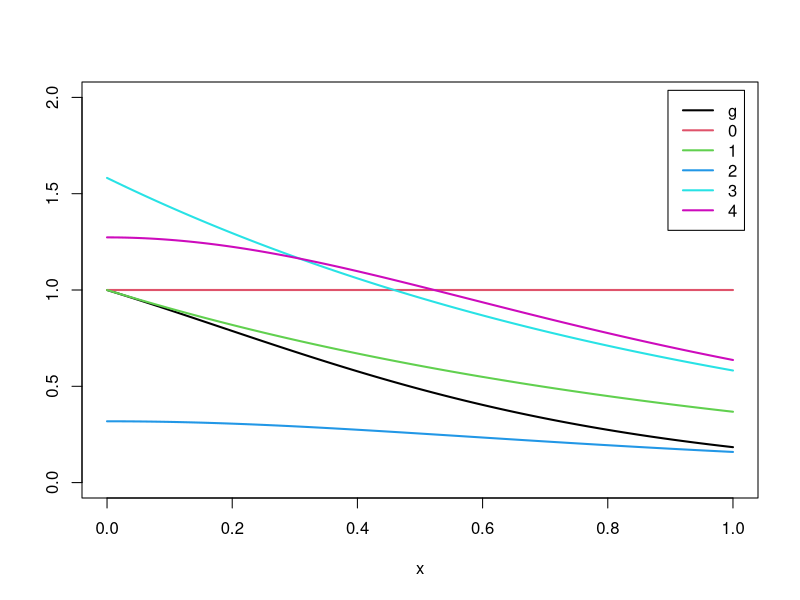
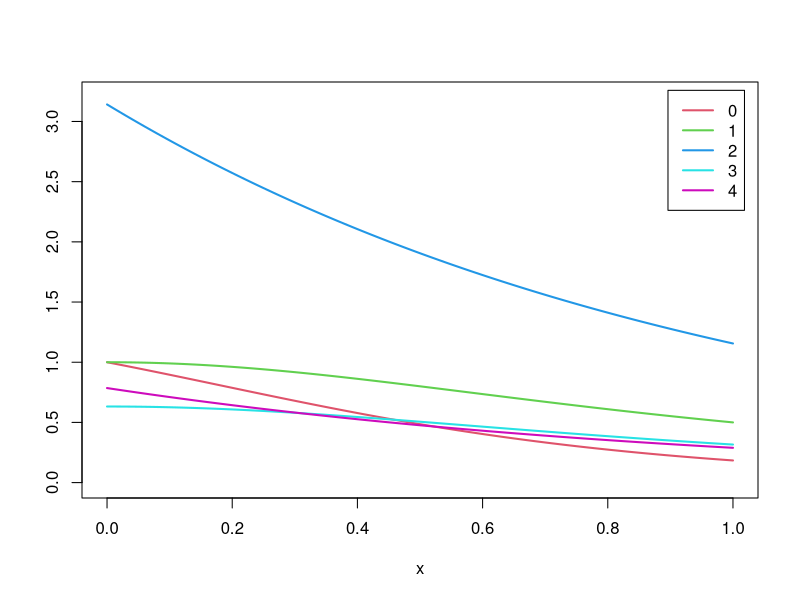

Here is the R script that generated these plots, in order:

### Example 5.10 (Choice of the importance function)
#code for plot is at the end of the file

m <- 10000
theta.hat <- se <- numeric(5)
g <- function(x) {
    exp(-x - log(1+x^2)) * (x > 0) * (x < 1)
}

x <- runif(m)     #using f0
fg <- g(x)
theta.hat[1] <- mean(fg)
se[1] <- sd(fg)

x <- rexp(m, 1)   #using f1
fg <- g(x) / exp(-x)
theta.hat[2] <- mean(fg)
se[2] <- sd(fg)

x <- rcauchy(m)   #using f2
i <- c(which(x > 1), which(x < 0))
x[i] <- 2  #to catch overflow errors in g(x)
fg <- g(x) / dcauchy(x)
theta.hat[3] <- mean(fg)
se[3] <- sd(fg)

u <- runif(m)     #f3, inverse transform method
x <- - log(1 - u * (1 - exp(-1)))
fg <- g(x) / (exp(-x) / (1 - exp(-1)))
theta.hat[4] <- mean(fg)
se[4] <- sd(fg)

u <- runif(m)    #f4, inverse transform method
x <- tan(pi * u / 4)
fg <- g(x) / (4 / ((1 + x^2) * pi))
theta.hat[5] <- mean(fg)
se[5] <- sd(fg)

round(rbind(theta.hat, se),digits=4)


### Example 5.11 (Example 5.10, cont.)

M <- 20   #number of replicates
T2 <- numeric(4)
estimates <- matrix(0, 10, 2)

g <- function(x) {
    exp(-x - log(1+x^2)) * (x > 0) * (x < 1) }

for (i in 1:10) {
    estimates[i, 1] <- mean(g(runif(M)))
    T2[1] <- mean(g(runif(M/4, 0, .25)))
    T2[2] <- mean(g(runif(M/4, .25, .5)))
    T2[3] <- mean(g(runif(M/4, .5, .75)))
    T2[4] <- mean(g(runif(M/4, .75, 1)))
    estimates[i, 2] <- mean(T2)
}

estimates
apply(estimates, 2, mean)
apply(estimates, 2, var)


### Example 5.12 (Examples 5.10-5.11, cont.)

M <- 10000  #number of replicates
k <- 10     #number of strata
r <- M / k  #replicates per stratum
N <- 50     #number of times to repeat the estimation
T2 <- numeric(k)
estimates <- matrix(0, N, 2)

g <- function(x) {
    exp(-x - log(1+x^2)) * (x > 0) * (x < 1)
}

for (i in 1:N) {
    estimates[i, 1] <- mean(g(runif(M)))
    for (j in 1:k)
        T2[j] <- mean(g(runif(M/k, (j-1)/k, j/k)))
    estimates[i, 2] <- mean(T2)
}

apply(estimates, 2, mean)
apply(estimates, 2, var)



### Plot importance functions in Figures 5.1(a) and 5.1.(b)

#par(ask = TRUE) #uncomment to pause between graphs

x <- seq(0, 1, .01)
w <- 2
f1 <- exp(-x)
f2 <- (1 / pi) / (1 + x^2)
f3 <- exp(-x) / (1 - exp(-1))
f4 <- 4 / ((1 + x^2) * pi)
g <- exp(-x) / (1 + x^2)

#for color change lty to col

#figure (a)
plot(x, g, type = "l", main = "", ylab = "",
     ylim = c(0,2), lwd = w, col=1)
lines(x, g/g, col = 2, lwd = w)
lines(x, f1, col = 3, lwd = w)
lines(x, f2, col = 4, lwd = w)
lines(x, f3, col = 5, lwd = w)
lines(x, f4, col = 6, lwd = w)
legend("topright", legend = c("g", 0:4),
       col = 1:6, lwd = w, inset = 0.02)

#figure (b)
plot(x, g, type = "l", main = "", ylab = "",
     ylim = c(0,3.2), lwd = w, col = 2)
lines(x, g/f1, col = 3, lwd = w)
lines(x, g/f2, col = 4, lwd = w)
lines(x, g/f3, col = 5, lwd = w)
lines(x, g/f4, col = 6, lwd = w)
legend("topright", legend = c(0:4),
       col = 2:6, lwd = w, inset = 0.02)
